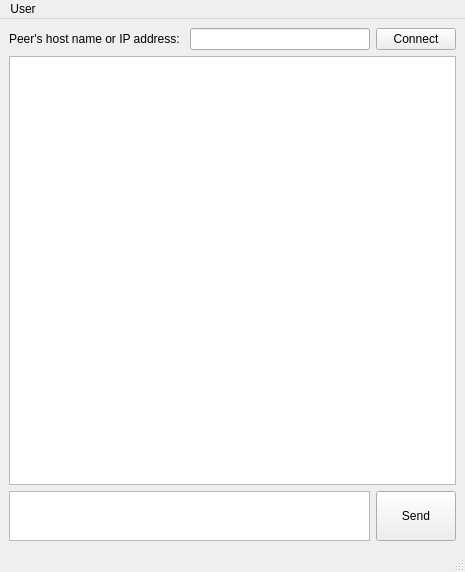
<?xml version="1.0" encoding="UTF-8"?>
<ui version="4.0">
 <class>MainWindow</class>
 <widget class="QMainWindow" name="MainWindow">
  <property name="geometry">
   <rect>
    <x>0</x>
    <y>0</y>
    <width>465</width>
    <height>572</height>
   </rect>
  </property>
  <property name="windowTitle">
   <string>MainWindow</string>
  </property>
  <widget class="QWidget" name="centralwidget">
   <layout class="QGridLayout" name="gridLayout">
    <item row="0" column="0">
     <layout class="QVBoxLayout" name="verticalLayout">
      <item>
       <layout class="QHBoxLayout" name="horizontalLayout">
        <item>
         <widget class="QLabel" name="labelPeerHost">
          <property name="text">
           <string>Peer's host name or IP address: </string>
          </property>
         </widget>
        </item>
        <item>
         <widget class="QLineEdit" name="lineEditAddress"/>
        </item>
        <item>
         <widget class="QPushButton" name="pushButtonConnect">
          <property name="text">
           <string>Connect</string>
          </property>
         </widget>
        </item>
       </layout>
      </item>
      <item>
       <widget class="QTextBrowser" name="textBrowserReceivedMessages">
        <property name="minimumSize">
         <size>
          <width>300</width>
          <height>400</height>
         </size>
        </property>
        <property name="baseSize">
         <size>
          <width>400</width>
          <height>0</height>
         </size>
        </property>
       </widget>
      </item>
      <item>
       <layout class="QHBoxLayout" name="horizontalLayout_2">
        <item>
         <widget class="QPlainTextEdit" name="plainTextEditMessage">
          <property name="minimumSize">
           <size>
            <width>300</width>
            <height>50</height>
           </size>
          </property>
          <property name="maximumSize">
           <size>
            <width>16777215</width>
            <height>50</height>
           </size>
          </property>
          <property name="baseSize">
           <size>
            <width>0</width>
            <height>100</height>
           </size>
          </property>
         </widget>
        </item>
        <item>
         <widget class="QPushButton" name="pushButtonSend">
          <property name="minimumSize">
           <size>
            <width>50</width>
            <height>50</height>
           </size>
          </property>
          <property name="maximumSize">
           <size>
            <width>80</width>
            <height>50</height>
           </size>
          </property>
          <property name="baseSize">
           <size>
            <width>50</width>
            <height>50</height>
           </size>
          </property>
          <property name="text">
           <string>Send</string>
          </property>
         </widget>
        </item>
       </layout>
      </item>
     </layout>
    </item>
   </layout>
  </widget>
  <widget class="QMenuBar" name="menubar">
   <property name="geometry">
    <rect>
     <x>0</x>
     <y>0</y>
     <width>465</width>
     <height>21</height>
    </rect>
   </property>
   <widget class="QMenu" name="menuUser">
    <property name="title">
     <string>User</string>
    </property>
    <addaction name="actionLogin"/>
   </widget>
   <addaction name="menuUser"/>
  </widget>
  <widget class="QStatusBar" name="statusbar"/>
  <action name="actionLogin">
   <property name="text">
    <string>Login</string>
   </property>
  </action>
  <action name="actionConnect">
   <property name="text">
    <string>Connect</string>
   </property>
  </action>
 </widget>
 <resources/>
 <connections/>
</ui>
